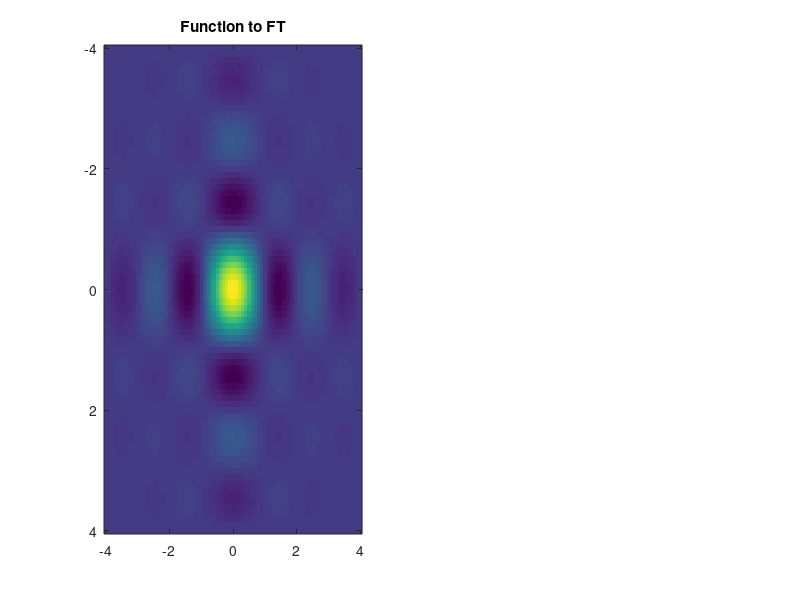

Source code (MATLAB): (Note: this script raises an error after producing the figure.)
% 2D Fourier Transform script - By Ashkan Pakzad on 27 November 2018
%% Generate axes
% range of x axis
minx = -4;
maxx = 4;
% range of y axis
miny = -4;
maxy = 4;
% Generate axes
xvals = minx:0.1:maxx;
yvals = miny:0.1:maxy;
% Generate matrix grid of x and y.
[Xgrid,Ygrid]=meshgrid(xvals,yvals); 
% The overlay of these two grids gives the x and y coordinates of that point.
%% Compute function
Z = sinc(Xgrid) .* sinc(Ygrid); % Compute each point of the two grids.
%% Compute Fourier Transform 
kxvals = -5:0.1:5; % k space axis range for x & y
kyvals = -5:0.1:5;
%[kXgrid,kYgrid]=meshgrid(kxvals,kyvals);
S = zeros(length(kxvals), length(kyvals)); % Generate k space axes
i = 0;
j = 0;
for kx = kxvals(1:end)
    i=i+1;
    j=0;
    for ky = kyvals(1:end)
        j=j+1;
        exp_func = (exp(-1i*2*pi*(Xgrid*kx+Ygrid*ky)));
        S(i,j) = trapz(yvals,trapz(xvals,Z.*exp_func,2));
    end
end
%% Plot Function and FT
figure('units','normalized','outerposition',[0 0 1 1])
h1 = subplot(1,2,1);
imagesc(xvals,yvals,Z)
hold on
ax = gca;
title('Function to FT')
xlabel('')
ax.XLim = [-inf inf];
ax.YLim = [-inf inf];

h2 = subplot(1,2,2);
imagesc(kxvals,kyvals,real(S))
ax = gca;
ax.XLim = [-inf inf];
ax.YLim = [-inf inf];
title('FT of Function')


